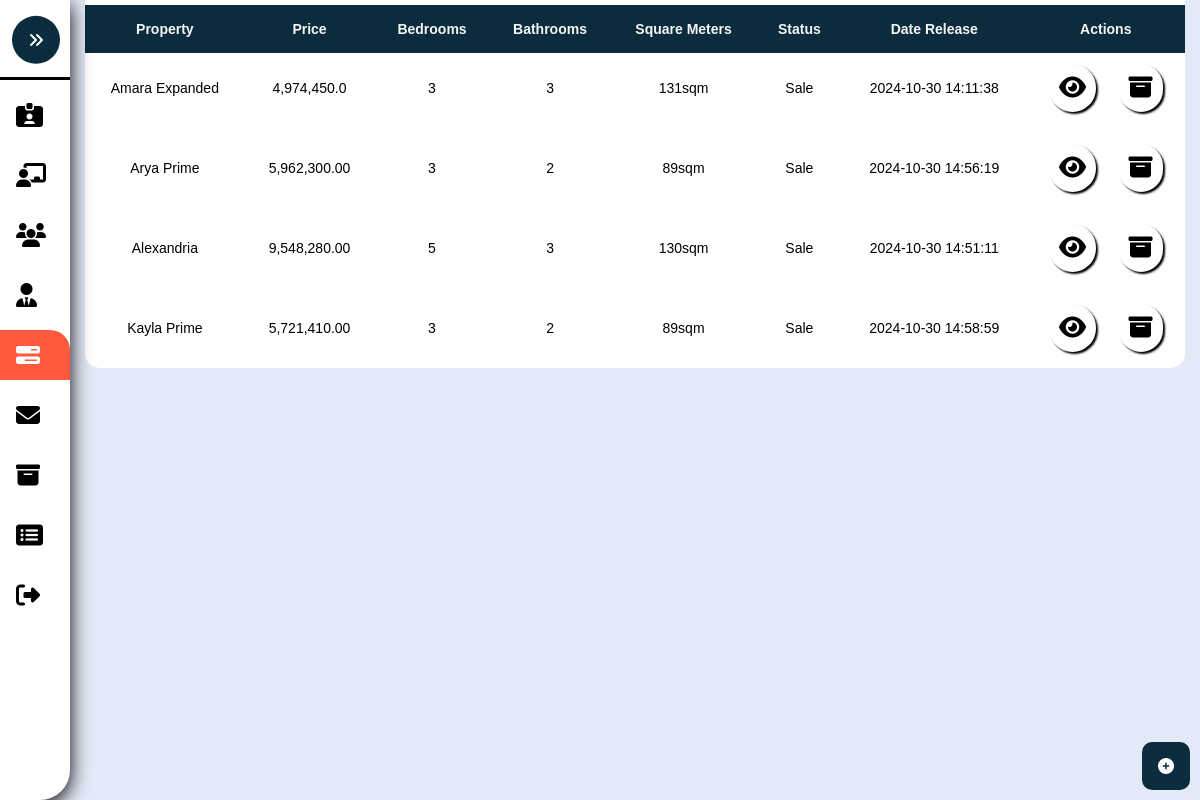
Screenshot of /Admin-Properties.php with the database file from the repository.
### tables this page shows
CREATE TABLE `properties` (
  `PropertyID` int(8) NOT NULL,
  `Property` varchar(255) NOT NULL,
  `Description` varchar(255) NOT NULL,
  `Price` varchar(255) NOT NULL,
  `Bedrooms` int(8) NOT NULL,
  `Bathrooms` int(8) NOT NULL,
  `Lot` varchar(255) NOT NULL,
  `Block` varchar(255) NOT NULL,
  `Phase` varchar(255) NOT NULL,
  `Area_sqft` varchar(255) NOT NULL,
  `VirtualTour` varchar(255) NOT NULL,
  `Calendar` timestamp NOT NULL DEFAULT current_timestamp(),
  `Status` varchar(255) NOT NULL,
  `IExterior` longblob DEFAULT NULL,
  `IBedroom` longblob DEFAULT NULL,
  `IBathroom` longblob DEFAULT NULL,
  `IAttic` longblob DEFAULT NULL,
  `IDining` longblob DEFAULT NULL,
  `Role` varchar(255) NOT NULL,
  `UserID` int(7) NOT NULL COMMENT 'Foreign key of User table'
);

### Admin-Properties.php (the view, shortened to what this page needs)
<?php
	include './Assets/Php/Connection.php';
?>
<!DOCTYPE html>
<html>
<head>
	<link rel="stylesheet" type="text/css" href="./Assets/Css/Admin.css?v=<?php echo time(); ?>">
</head>
<body>
	<nav class="sidebar close" id="sidebar">
		<header>
			<figure class="image-container">
			</figure>
			<button class="toggle">
				<i class="fa-solid fa-angles-right"></i>
			</button>
		</header>
		<div class="menu-bar">
			<div class="menu">
				<ul class="menu-links">
					<li class="nav-link">
						<a href="./Admin-Account.php" >
							<i class="fa-solid fa-id-card-clip"></i>
						</a>
					</li>
					<li class="nav-link">
						<a href="./Admin-Pending.php">
							<i class="fa-solid fa-chalkboard-user"></i>
						</a>
					</li>
					<li class="nav-link">
						<a href="./Admin-Users.php" class="dashboard-list-item " >
							<i class="fa-solid fa-users"></i>
						</a>
					</li>
					<li class="nav-link">
						<a href="./Admin-Management.php" class="dashboard-list-item ">
							<i class="fa-solid fa-user-tie"></i>
						</a>
					</li>
					<li class="nav-link">
						<a href="./Admin-Properties.php" class="dashboard-list-item active">
							<i class="fa-solid fa-bars-progress"></i>
						</a>
					</li>
					<li class="nav-link">
						<a href="Admin-Message.php" class="dashboard-list-item">
							<i class="fa-solid fa-envelope"></i>
						</a>
					</li>
					<li class="nav-link">
						<a href="./Admin-Archieve.php" class="dashboard-list-item">
							<i class="fa-solid fa-box-archive"></i>
						</a>
					</li>
					<li class="nav-link">
						<a href="Admin-SoldProperties.php" class="dashboard-list-item">
							<i class="fa-solid fa-rectangle-list"></i>
						</a>
					</li>
					<li class="nav-link">
						<a href="./Assets/Php/Logout.php" class="dashboard-list-item">
							<i class="fa-solid fa-right-from-bracket"></i>
						</a>
					</li>
				</ul>
			</div>
		</div>
	</nav>
	<main class="main">
		<section class="Table-section" id="Table-Section">
			<div class="container">
				<table class="table" id="table">
					<tr>
						<th>Property</th>
						<th>Price</th>
						<th>Bedrooms</th>
						<th>Bathrooms</th>
						<th>Square Meters</th>
						<th>Status</th>
						<th>Date Release</th>
						<th class="action-center">Actions</th>
					</tr>
					<?php
						$sql = "SELECT * FROM properties";
						$rs = mysqli_query($conn, $sql);
						if($rs){
							while ($row = mysqli_fetch_assoc($rs)) {
								$PropertyID = $row['PropertyID'];
								$Property = $row['Property'];
								$Price = $row['Price'];
								$Bedrooms = $row['Bedrooms'];
								$Bathrooms = $row['Bathrooms'];
								$Area_sqft = $row['Area_sqft'];
								$Date = $row['Calendar'];
								$Status = $row['Status'];
								echo "
								<tr>
									<td>".$Property."</td>
									<td>".$Price."</td>
									<td>".$Bedrooms."</td>
									<td>".$Bathrooms."</td>
									<td>".$Area_sqft."</td>
									<td>".$Status."</td>
									<td>".$Date."</td>
							<td class='td-action'>
								<a href='./Admin-ViewProperties.php?ViewID=".$PropertyID."' class='custom-tooltip' data-title='View/Edit'><i class='fa-solid fa-eye'></i></a>
								<a href='./Assets/Php/Admin.php?archiveID=".$PropertyID."&value=Property' onclick='return archiveConfirmation()'' class='custom-tooltip' data-title='Archive'>
										<i class='fa-solid fa-box-archive' ></i>
										</a>
							</td>
								</tr>
								";
							}
						}
					?>
				</table>
			</div>
		</section>
	</main>
	<section class="Dialog-Section">
		<div class="float-diagram">
			<button onclick="OpenDialog()"><i class="fa-solid fa-circle-plus"></i></button>
		</div>
	</section>
</body>
</html>

### Assets/Css/Admin.css (style rules this page uses)
:root { --dark-jungle-green: hsl(188, 63%, 7%); --prussian-blue: hsl(200, 69%, 14%); --raisin-black-1: hsl(227, 29%, 13%); --raisin-black-2: hsl(229, 17%, 19%); --yellow-green: hsl(89, 72%, 85%); --orange-soda: hsl(9,100%, 62%); --cultured-1: hsl(0, 0%, 93%); --cultured-2:hsl(192, 24%, 96%); --misty-rose: hsl(210, 100%, 97%); --alice-blue: hsl(8, 100%, 97%); --seashell: hsl(8,100%, 97%); --cadet: hsl(0, 0%, 100%); --white: hsl(0,0%, 100%); --black:hsl(0,0%,0%); --opal: hsl(180, 20%, 62%); --head-foot-bg-amaresa: rgba(255, 255, 255, 0.66); --header-bg-amaresa-shadow:0 4px 30px rgba(0, 0, 0, 0.1); --footer-bg-amaresa-shadow:0 -4px 30px rgba(0, 0, 0, 0.1); --amaresa-box-shadow: 2px 2px 2px black; --amaresa-bg:#f0f0f0; --body-color: #E4E9F7; --sidebar-color: #FFF; --sidebar-text-color: #707070; --sidebar-toggle-color: #DDD; --ff-numito-sans:"Nunito Sans", sans-serif; --ff-poppins:"Poppins", sans-serif; --fs-1: 1.875rem; --fs-2: 1.5rem; --fs-3: 1.375rem; --fs-4: 1.125rem; --fs-5: 0.875rem; --fs-6: 0.813rem; --fs-7: 0.75rem; --fw-500: 500; --fw-600: 600; --fw-700: 700; --transition:0.25s ease; --section-spacing: 100px; --shadow-1: 0 5px 20px hsla(219, 56%, 21%, 0.1); --shadow-1: 0 16px 32px hsla(188, 63%, 63%, 0.1); }
*, *::before, *::after { padding: 0; margin: 0; box-sizing: border-box; }
li { list-style: none; }
a { text-decoration: none; }
a, img, span, button, i { display: block; }
button { border:none; outline: none; background: none; font: inherit; text-align: left; cursor: pointer; }
i { pointer-events: none; }
html { font-family: var(--ff-numito-sans); scroll-behavior: smooth; }
body { background: var(--body-color); overflow-x: hidden; }
.container { padding-inline:15px; }
button, a { transition: var(--transition); }
.sidebar { position: fixed; top: 0; left: 0; box-shadow: 2px 2px 15px var(--orange-soda); border-bottom-right-radius: 30px; width: 250px; height: 100vh; background: var(--sidebar-color); transition: .5s ease; z-index: 100; }
.sidebar.close { width: 70px; box-shadow: 0 5px 20px black; }
.sidebar.close .toggle { transform: translate(-50%,-40%); background: var(--prussian-blue); }
.sidebar figure { border-bottom: 3px solid black; position: relative; }
.sidebar header { position: relative; }
.sidebar header .toggle { position: absolute; top: 30%; right:-20%; cursor: pointer; padding: 1rem; background: var(--orange-soda); color: var(--white); border-radius: 100%; display: flex; justify-content: center; align-items: center; transform: rotate(180deg) translate(40%); }
.sidebar .nav-link a { height: 50px; margin-top: 10px; display: flex; justify-content: left; align-items: center; color: black; transition:var(--transition); }
.sidebar .nav-link i { margin-inline: 1rem; font-size: var(--fs-2); }
.sidebar .nav-link .active { color: white; background: var(--orange-soda); border-top-right-radius: 20px; }
.main { position: relative; height: 100vh; left: 250px; width: calc(100% - 250px); transition: .5s ease; }
.sidebar.close ~ .main { left: 70px; width: calc(100% - 70px); }
.Table-section { max-height: 99vh; overflow-x: hidden; position: relative; }
.td-action { position: relative; transition: .3s ease; display: flex; align-items: center; gap: 1rem; justify-content: space-evenly; }
.td-action a { font-size: var(--fs-2); padding: 10px; background: var(--white); box-shadow: var(--amaresa-box-shadow); border-radius: 26px; color: black; }
.float-diagram { position: absolute; right: 10px; bottom: 10px; background: var(--prussian-blue); font-size: 1rem; border-radius: 10px ; color: white; padding: 1rem; display: flex; justify-content: center; align-items: center; gap: 1rem; }
.float-diagram button { color: white; display: flex; gap: 5px; justify-content: center; }
.custom-tooltip { position: relative; display: inline-block; cursor: pointer; }

### rows the page displays
properties: Property "Amara Expanded", Price "4,974,450.0", Bedrooms "3", Bathrooms "3", Area_sqft "131sqm", Status "Sale", Calendar "2024-10-30 14:11:38"
properties: Property "Arya Prime", Price "5,962,300.00", Bedrooms "3", Bathrooms "2", Area_sqft "89sqm", Status "Sale", Calendar "2024-10-30 14:56:19"
properties: Property "Alexandria", Price "9,548,280.00", Bedrooms "5", Bathrooms "3", Area_sqft "130sqm", Status "Sale", Calendar "2024-10-30 14:51:11"
properties: Property "Kayla Prime", Price "5,721,410.00", Bedrooms "3", Bathrooms "2", Area_sqft "89sqm", Status "Sale", Calendar "2024-10-30 14:58:59"
